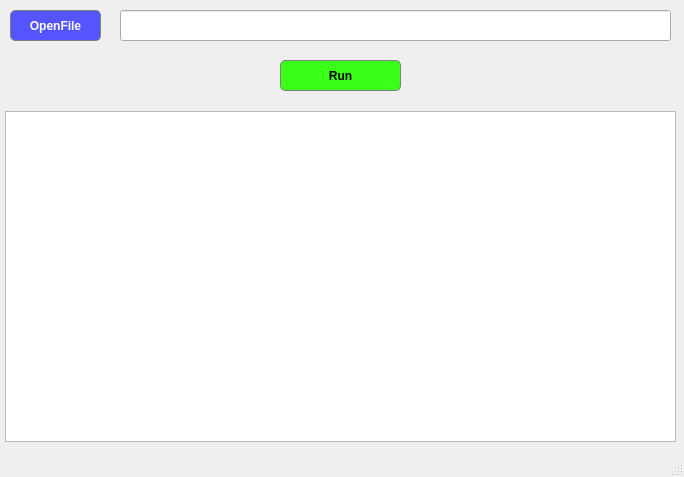
<?xml version="1.0" encoding="UTF-8"?>
<ui version="4.0">
 <class>testQT</class>
 <widget class="QMainWindow" name="testQT">
  <property name="geometry">
   <rect>
    <x>0</x>
    <y>0</y>
    <width>684</width>
    <height>477</height>
   </rect>
  </property>
  <property name="windowTitle">
   <string>testQT</string>
  </property>
  <widget class="QWidget" name="centralwidget">
   <widget class="QPushButton" name="openFile">
    <property name="geometry">
     <rect>
      <x>10</x>
      <y>10</y>
      <width>91</width>
      <height>31</height>
     </rect>
    </property>
    <property name="font">
     <font>
      <weight>75</weight>
      <bold>true</bold>
     </font>
    </property>
    <property name="styleSheet">
     <string notr="true">QPushButton{
        background-color: rgb(85, 85, 255);
        padding: 5px; border: 1px solid gray;
        border-radius: 5px;
        color: white;
}
QPushButton:pressed{
        background-color: #C0C0C0;
        padding: 5px; border: 1px solid gray;
        border-radius: 5px;
}</string>
    </property>
    <property name="text">
     <string>OpenFile</string>
    </property>
   </widget>
   <widget class="QLineEdit" name="fileName">
    <property name="geometry">
     <rect>
      <x>120</x>
      <y>10</y>
      <width>551</width>
      <height>31</height>
     </rect>
    </property>
   </widget>
   <widget class="QPushButton" name="Run">
    <property name="geometry">
     <rect>
      <x>280</x>
      <y>60</y>
      <width>121</width>
      <height>31</height>
     </rect>
    </property>
    <property name="font">
     <font>
      <weight>75</weight>
      <bold>true</bold>
     </font>
    </property>
    <property name="styleSheet">
     <string notr="true">QPushButton{
        background-color: rgb(58, 255, 24);
        padding: 5px; border: 1px solid gray;
         border-radius: 5px
}
QPushButton:pressed{
        background-color: #C0C0C0;
        padding: 5px; border: 1px solid gray;
        border-radius: 5px
}</string>
    </property>
    <property name="text">
     <string>Run</string>
    </property>
   </widget>
   <widget class="QTextBrowser" name="textScreen">
    <property name="geometry">
     <rect>
      <x>5</x>
      <y>111</y>
      <width>671</width>
      <height>331</height>
     </rect>
    </property>
   </widget>
  </widget>
  <widget class="QMenuBar" name="menubar">
   <property name="geometry">
    <rect>
     <x>0</x>
     <y>0</y>
     <width>684</width>
     <height>22</height>
    </rect>
   </property>
  </widget>
  <widget class="QStatusBar" name="statusbar"/>
 </widget>
 <resources/>
 <connections/>
</ui>
